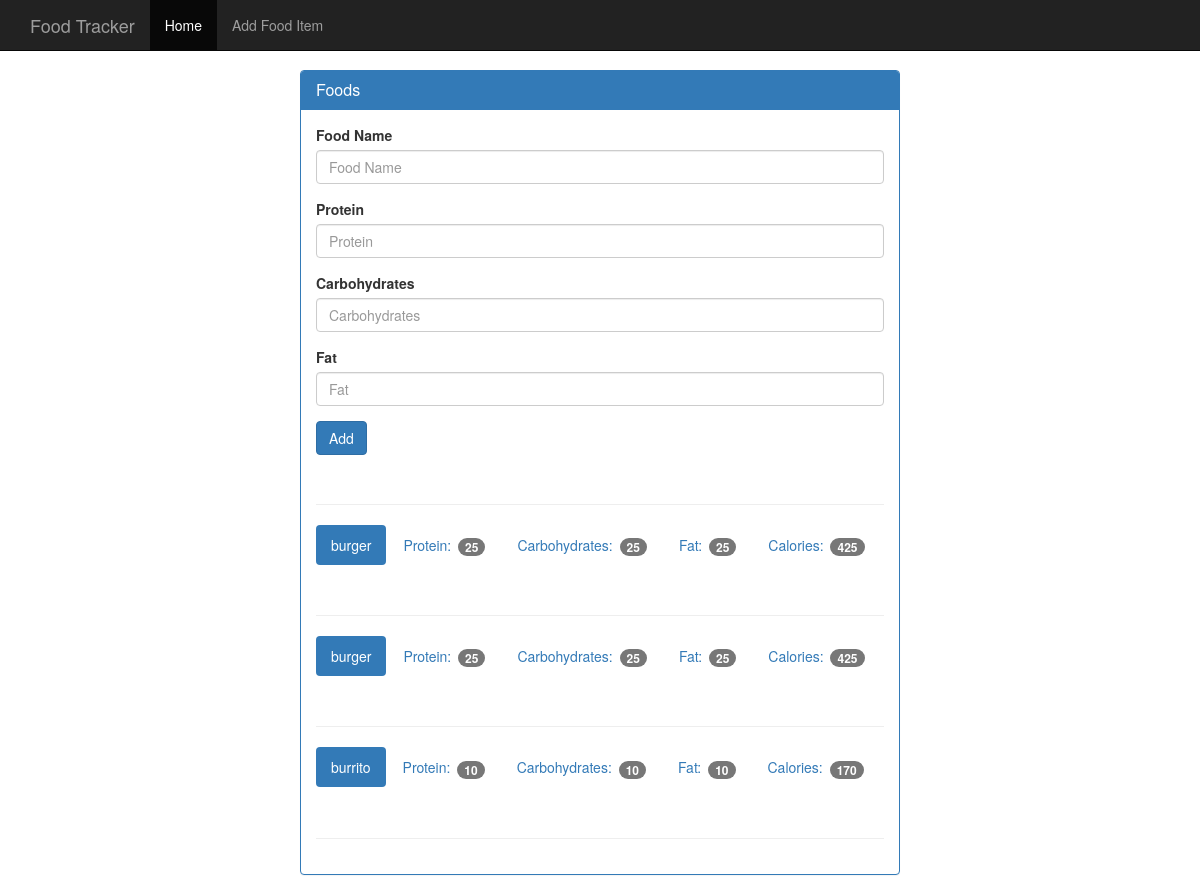
The app's page /food with its own data.
### tables this page shows
CREATE TABLE food (
    id integer primary key autoincrement,
    name text not null,
    protein integer not null,
    carbohydrates integer not null,
    fat integer not null,
    calories integer not null
);

### app.py (the view, shortened to what this page needs)
@app.route('/food', methods=['GET','POST'])
def food():
    db = get_db()
    cur = db.execute('select * from food;')
    results = cur.fetchall()
    return render_template('add_food.html',results=results)

### database.py (called while the page is built)
def connect_db():
    sql = sqlite3.connect("food_log.db")
    sql.row_factory = sqlite3.Row
    return sql

def get_db():
    if not hasattr(g, 'sqlite3'):
        g.sqlite_db = connect_db()
    return g.sqlite_db

### templates/add_food.html
{% extends 'base.html'%}
{% block body %}
{% include 'includes/navbar.html' %}
<div class="container theme-showcase col-sm-6 col-sm-offset-3" role="main">
  <div class="row">
    <div>
      <div class="panel panel-primary">
        <div class="panel-heading">
          <h3 class="panel-title">Foods</h3>
        </div>
        <div class="panel-body">
          <form method="POST" action="{{ url_for('food') }}">
            <div class="form-group">
              <label for="food-name">Food Name</label>
              <input type="text" class="form-control" id="food-name" name="food-name" placeholder="Food Name">
            </div>
            <div class="form-group">
              <label for="protein">Protein</label>
              <input type="number" class="form-control" id="protein" name="protein" placeholder="Protein">
            </div>
            <div class="form-group">
              <label for="carbohydrates">Carbohydrates</label>
              <input type="number" class="form-control" id="carbohydrates" name="carbohydrates" placeholder="Carbohydrates">
            </div>
            <div class="form-group">
              <label for="fat">Fat</label>
              <input type="number" class="form-control" id="fat" name="fat" placeholder="Fat">
            </div>
            <button type="submit" class="btn btn-primary">Add</button>
          </form>
          <div class="page-header"></div>
          {% for food in results %}
          <ul class="nav nav-pills" role="tablist">
            <li class="active"><a>{{ food.name }}</a></li>
            <li><a>Protein: <span class="badge">{{ food.protein }}</span></a></li>
            <li><a>Carbohydrates: <span class="badge">{{ food.carbohydrates }}</span></a></li>
            <li><a>Fat: <span class="badge">{{ food.fat }}</span></a></li>
            <li><a>Calories: <span class="badge">{{ food.calories }}</span></a></li>
          </ul>
          <div class="page-header"></div>
          {% endfor %}
        </div>
      </div>
    </div>
  </div>
</div>
{% endblock %}

### templates/base.html (shortened to what this page needs)
<!DOCTYPE html>
<html lang="en">
  <head>
    <link href="{{ url_for('static',filename='bootstrap.min.css') }}" rel="stylesheet">
    <link href="{{ url_for('static',filename='theme.css') }}" rel="stylesheet">
  </head>
  <body>
    {% block body %}
    {% endblock %}
  </body>
</html>

### templates/includes/navbar.html
<nav class="navbar navbar-inverse navbar-fixed-top">
    <div class="container">
      <div class="navbar-header">
        <a class="navbar-brand" href="{{ url_for('index') }}">Food Tracker</a>
      </div>
      <div id="navbar" class="navbar-collapse collapse">
        <ul class="nav navbar-nav">
          <li class="active"><a href="{{ url_for('index') }}">Home</a></li>
          <li><a href="{{ url_for('food') }}">Add Food Item</a></li>
        </ul>
      </div>
    </div>
  </nav>

### static/theme.css (style rules this page uses)
body { padding-top: 70px; padding-bottom: 30px; }

### records on screen
food: name "burger", protein "25", carbohydrates "25", fat "25", calories "425"
food: name "burger", protein "25", carbohydrates "25", fat "25", calories "425"
food: name "burrito", protein "10", carbohydrates "10", fat "10", calories "170"
